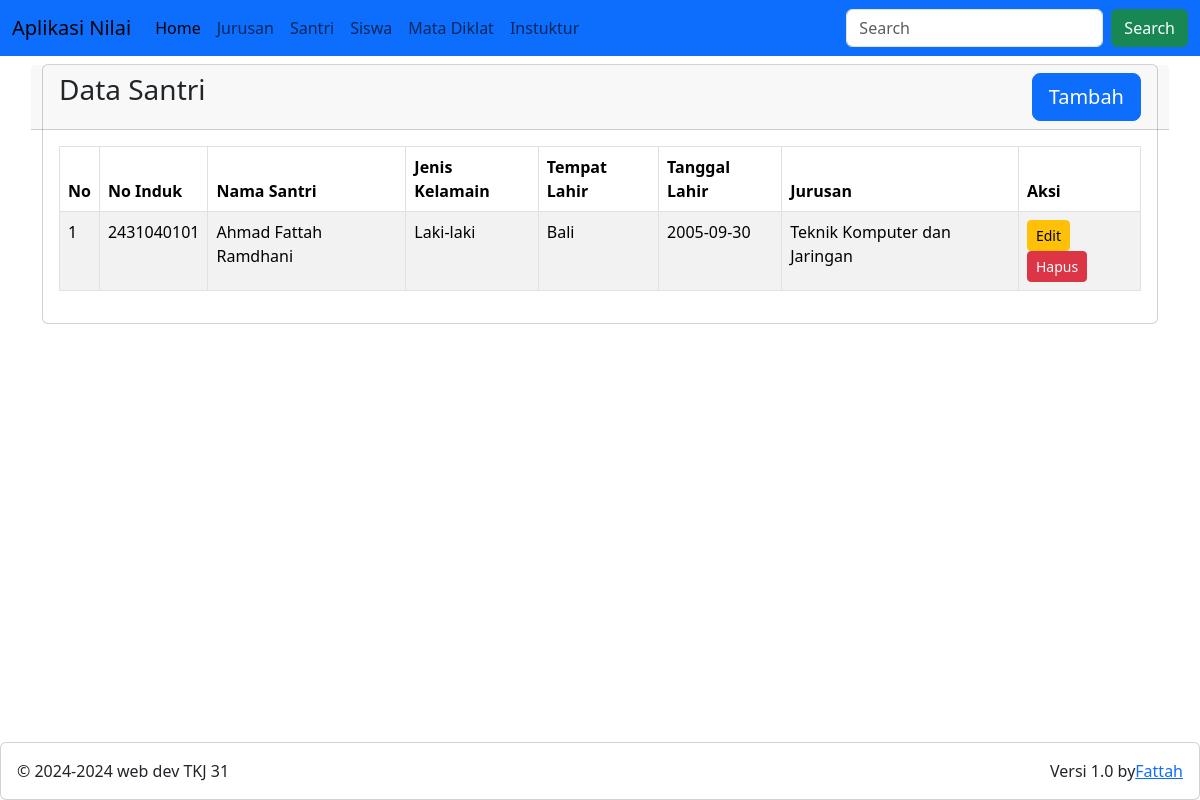
The page /?m=santri on the database its author committed.
### tables this page shows
CREATE TABLE `students` (
  `id` int(11) NOT NULL,
  `nis` varchar(10) NOT NULL,
  `name` varchar(100) DEFAULT NULL,
  `gender` varchar(10) DEFAULT NULL,
  `pob` varchar(75) DEFAULT NULL,
  `dob` date DEFAULT NULL,
  `major_id` int(11) NOT NULL
);

CREATE TABLE `majors` (
  `id` int(11) NOT NULL,
  `name` varchar(75) DEFAULT NULL,
  `capacity` int(11) DEFAULT NULL,
  `fill` int(11) DEFAULT NULL
);

### santri/view.php (the view)
<div class="row">
    <div class="col-12">
        <div class="card">
            <div class="card-header row">
                <div class="card-title h3 col-8"> Data Santri</div>
                <div class="col-4">
                      <a href="?m=santri&s=add" class="btn btn-lg btn-primary float-end">Tambah</a>
                </div>
            </div>
            <div class="card-body">
                <table class="table table-bordered table-striped table-hover">
                    <thead>
                        <tr>
                            <th>No</th>
                            <th>No Induk</th>
                            <th>Nama Santri</th>
                            <th>Jenis Kelamain</th>
                            <th>Tempat Lahir</th>
                            <th>Tanggal Lahir</th>
                            <th>Jurusan</th>
                            <th>Aksi</th>
                        </tr>
                    </thead>
                    <tbody>
                    <?php
                        include_once('config.php');
                        $sql = "SELECT students.id AS ids, students.nis, students.name AS names, students.gender, students.pob, students.dob, majors.name AS namem FROM students JOIN majors ON majors.id=students.major_id";
                        $result=mysqli_query($con, $sql);
                        if (mysqli_num_rows($result)) {
                            $no=1;
                            while ($r = mysqli_fetch_assoc($result)) {
                                echo '<tr>
                                <td> '.$no.'</td>
                                <td> '.$r['nis'].'</td>
                                <td> '.$r['names'].'</td>
                                <td> '.$r['gender'].'</td>
                                <td> '.$r['pob'].'</td>
                                <td> '.$r['dob'].'</td>
                                <td> '.$r['namem'].'</td>
                                <td>
                                    <a href="?m=santri&s=edit&id='.$r['ids'].'" class="btn btn-warning btn-sm">Edit</a>
                                    <a href="?m=santri&s=delete&id='.$r['ids'].'" class="btn btn-danger btn-sm" onclick="return confirm(\'Yakin Jurusan Akan Dihapus?, Menghapus Jurusan Akan Menghilangakn semua data santri pada Jurusan Tersebut\')">Hapus</a>
                                </td>
                            </tr>';
                            $no++;
                        }
                        } else {
                            echo '<tr>
                            <td colspan="5" align="center">Data Kosong</td>
                            </tr>';
                        }
                        ?>
                    </tbody>
                </table>
            </div>
        </div>
    </div>
</div>

### index.php (style rules this page uses)
body { background-image: url("images/prof4.jpg"); background-size: cover; background-repeat: no-repeat; }

### rows shown on the page
students: nis "2431040101", name "Ahmad Fattah Ramdhani", gender "Laki-laki", pob "Bali", dob "2005-09-30", major.name "Teknik Komputer dan Jaringan"
